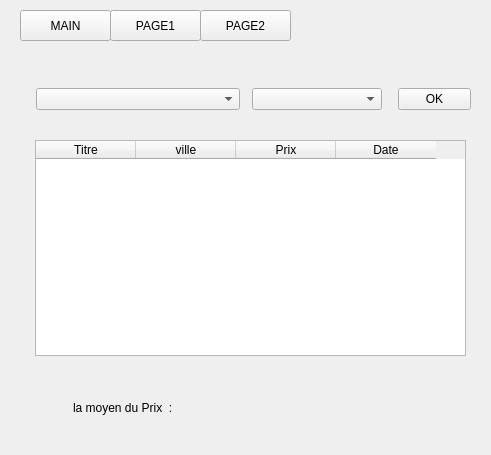
<?xml version="1.0" encoding="UTF-8"?>
<ui version="4.0">
    <class>Form</class>
    <widget class="QWidget" name="Form">
        <property name="geometry">
            <rect>
                <x>0</x>
                <y>0</y>
                <width>491</width>
                <height>455</height>
            </rect>
        </property>
        <property name="windowTitle">
            <string>Form</string>
        </property>
        <widget class="QPushButton" name="pushButton">
            <property name="geometry">
                <rect>
                    <x>180</x>
                    <y>560</y>
                    <width>191</width>
                    <height>31</height>
                </rect>
            </property>
            <property name="styleSheet">
                <string notr="true">font: 87 9pt &quot;Arial Black&quot;
rgb(0, 0, 127)
</string>
            </property>
            <property name="text">
                <string>Exporter vers fichier CSV</string>
            </property>
        </widget>
        <widget class="QPushButton" name="pushButton_2">
            <property name="geometry">
                <rect>
                    <x>20</x>
                    <y>10</y>
                    <width>91</width>
                    <height>31</height>
                </rect>
            </property>
            <property name="styleSheet">
                <string notr="true">font: 87 9pt &quot;Arial Black&quot;
rgb(0, 0, 127)
</string>
            </property>
            <property name="text">
                <string>MAIN</string>
            </property>
        </widget>
        <widget class="QPushButton" name="pushButton_3">
            <property name="geometry">
                <rect>
                    <x>110</x>
                    <y>10</y>
                    <width>91</width>
                    <height>31</height>
                </rect>
            </property>
            <property name="styleSheet">
                <string notr="true">font: 87 9pt &quot;Arial Black&quot;
rgb(0, 0, 127)
</string>
            </property>
            <property name="text">
                <string>PAGE1</string>
            </property>
        </widget>
        <widget class="QPushButton" name="pushButton_4">
            <property name="geometry">
                <rect>
                    <x>200</x>
                    <y>10</y>
                    <width>91</width>
                    <height>31</height>
                </rect>
            </property>
            <property name="styleSheet">
                <string notr="true">font: 87 9pt &quot;Arial Black&quot;
rgb(0, 0, 127)
</string>
            </property>
            <property name="text">
                <string>PAGE2</string>
            </property>
        </widget>
        <widget class="QTableWidget" name="tableWidget">
            <property name="geometry">
                <rect>
                    <x>35</x>
                    <y>140</y>
                    <width>431</width>
                    <height>216</height>
                </rect>
            </property>
            <column>
                <property name="text">
                    <string>Titre</string>
                </property>
            </column>
            <column>
                <property name="text">
                    <string>ville</string>
                </property>
            </column>
            <column>
                <property name="text">
                    <string>Prix</string>
                </property>
            </column>
            <column>
                <property name="text">
                    <string>Date</string>
                </property>
            </column>
        </widget>
        <widget class="QToolButton" name="toolButton">
            <property name="geometry">
                <rect>
                    <x>398</x>
                    <y>88</y>
                    <width>73</width>
                    <height>22</height>
                </rect>
            </property>
            <property name="text">
                <string>OK</string>
            </property>
        </widget>
        <widget class="QComboBox" name="comboBox">
            <property name="geometry">
                <rect>
                    <x>36</x>
                    <y>88</y>
                    <width>204</width>
                    <height>22</height>
                </rect>
            </property>
        </widget>
        <widget class="QComboBox" name="comboBox_2">
            <property name="geometry">
                <rect>
                    <x>252</x>
                    <y>88</y>
                    <width>130</width>
                    <height>22</height>
                </rect>
            </property>
        </widget>
        <widget class="QLabel" name="label">
            <property name="geometry">
                <rect>
                    <x>73</x>
                    <y>397</y>
                    <width>236</width>
                    <height>22</height>
                </rect>
            </property>
            <property name="text">
                <string>la moyen du Prix  :</string>
            </property>
        </widget>
    </widget>
    <resources />
    <connections />
</ui>
